Frame 1 (no input): blank canvas, image omitted
Frame 60 (the mouse pressed at the canvas centre just before this capture): blank canvas, image omitted
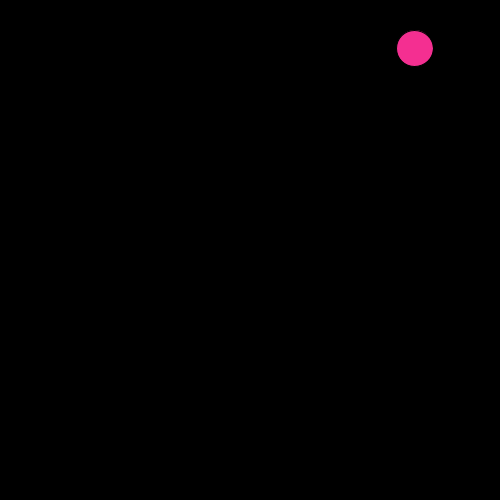
Frame 120 (the mouse held since frame 60 and released just before this capture)

The Processing sketch whose frames 1 and 60 were blank and that drew this single picture after the mouse press (run headless with seeded random() and noise(); from frame 60 on, the mouse is pressed at the canvas centre):

// Processing sketch: sketch_1_11
// ── sketch_1_11.pde
// pink confetti 6
// series of examples for Programming in module 1
// pinkish confettis with class, array, collission and creation on mouseclick
// angelika mader, september 2015


int maxconfetti = 30;
Confetti[] confs=new Confetti[maxconfetti]; //this makes an array of 30 confettis
int i=0;                           // number of confettis that is created already

void setup(){
  size(500,500);
}

void draw(){
  background(0);
  for (int k=0; k<i; k++)         // i contains the number of confettis created so far
  { confs[k].move_confetti();
    confs[k].collide();
    confs[k].draw_confetti();}
}

void mousePressed(){        
  if (i<maxconfetti)
  { confs[i] = new Confetti(i);   // a new confetti is only created here!
    i++;
  };
}

// ── Class_Confetti.pde
class Confetti {
  
  
  
  color c;        // a confetti has a colour
  float xpos;     // a confetti has an x-position
  float ypos;     // a confetti has an y-position
  float radius;    // a confetti has a radius;
  float dx;       // the confetti moves with some speed in x direction
  float dy;       // the confetti moves with some speed in y direction
  int id;         // a confetti knows here its number
  PVector location = new PVector(random(radius,width-radius),random(radius,height-radius));
  PVector velocity = new PVector(random(-3,4),random(-3,4));
  
  Confetti(int j) {  //constructor: gives values to the variables
    c= color(int(random(180,255)), int(random(0,150)), int(random(100,200)));  //pinkish
    
    radius=random(10,25);
    location.add(velocity);
    
  }
    
  void draw_confetti() {
 
    //noStroke();
    fill(c);
    ellipse(location.x,location.y,2*radius,2*radius);
  }
  
  void move_confetti() {
    //if the confetti reaches the left wall or the right wall, it bounces
    if ((location.x>width-radius-velocity.x) || (location.x<radius-velocity.x))  velocity.x=-velocity.x;
    location.x+= velocity.x;
    //if the confetti reaches the top wall or the botton wall, it bounces
    if ((location.y>height-radius-velocity.y) || (location.y<radius-velocity.y))  velocity.y=-velocity.y;
    location.y+= velocity.y;
  }
  
  void collide() {
    // compare each confetti with all confettis having a higher index
    // where the actual highest index is i
    for (int j = id + 1; j < i; j++) {
      float distx = confs[j].location.x+confs[j].velocity.x - location.x-dx;
      float disty = confs[j].location.y+confs[j].velocity.y - location.y-velocity.y;
      float distance = sqrt(distx*distx + disty*disty);
      float minDist = confs[j].radius + radius;
      
      if (distance < minDist) {    // physics of collission
        float angle = atan2(disty, distx);
        float sine = sin(angle);
        float cosine = cos(angle); 

        
        float ax = cosine * velocity.x + sine * velocity.y;
        float ay = cosine * velocity.y - sine * velocity.x;
        
        velocity.x = ax;                   // change of the movement vector of the calling object
        velocity.y = ay;
        
        ax = cosine * confs[j].velocity.x + sine * confs[j].velocity.y;
        ay = cosine * confs[j].velocity.y - sine * confs[j].velocity.x;
        
        confs[j].velocity.x = ax;          // change of the movement vector of the other object 
        confs[j].velocity.y = ay;
      }
    }   
  }
  
}
